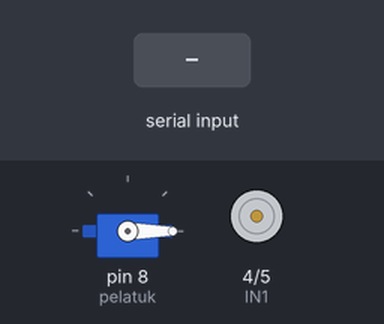
Recording of a sketch running on a simulated Arduino Uno, built with avr-gcc and run on an emulated ATmega328P. On the bench: servo, motor-driver pin pairs drawn as motors (green arrow = first pin HIGH = forward, orange = second pin HIGH = backward, longer = more drive, scaled by the enable pin). The test bench sets the inputs (shaded band).

Above: at 1.2 s.
1.3 s: "1" received over Serial
At 1.9 s:
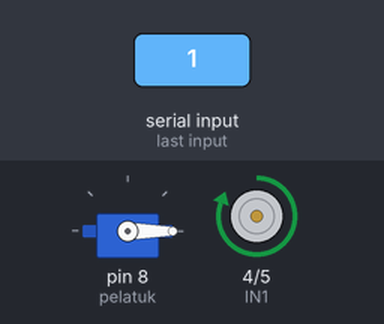
At 11.82 s:
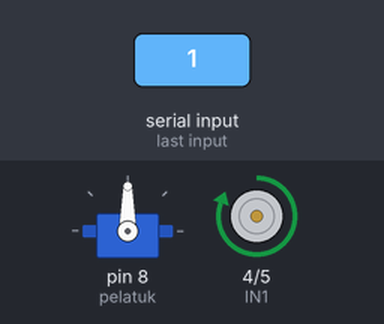
Timing chart, 0 to 13.8 s (numbered marks = the images above; inputs shaded):
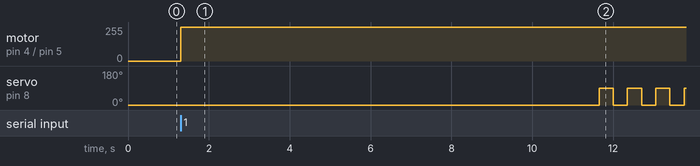

Measured:
- after the input at 1.3 s, motor on pin 4 (IN1) / pin 5 (IN2): stopped → forward 255/255 at once; servo on pin 8 (pelatuk): alternates 90° for 0.35 s and 0° for 0.35 s, starting after 10.4 s

The sketch:

turret_v1.ino
```cpp
#include <Servo.h>

#define ENA 6
#define IN1 4
#define IN2 5

Servo pelatuk;

void setup() {
  pelatuk.attach(8);
  pelatuk.write(0); // Awal posisi servo

  Serial.begin(9600);

  pinMode(ENA, OUTPUT);
  pinMode(IN1, OUTPUT);
  pinMode(IN2, OUTPUT);

  // Pastikan motor mati dulu
  digitalWrite(IN1, LOW);
  digitalWrite(IN2, LOW);
  analogWrite(ENA, 0);
}

void loop() {
  if (Serial.available() > 0) {
    char command = Serial.read();

    if (command == '1') {
      // 1. Nyalakan motor
      digitalWrite(IN1, HIGH);
      digitalWrite(IN2, LOW);
      analogWrite(ENA, 255);  // Sesuaikan kecepatan

      delay(10000); // Tunggu 5 detik

      // 2. Servo gerak 6x
      for (int i = 0; i < 6; i++) {
        pelatuk.write(0);   // Tembak
        delay(350);
        pelatuk.write(90);  // Kembali
        delay(350);
      }

      // 3. Matikan motor
      digitalWrite(IN1, LOW);
      digitalWrite(IN2, LOW);
      analogWrite(ENA, 0);
      pelatuk.write(0);
    }
  }
}
```
